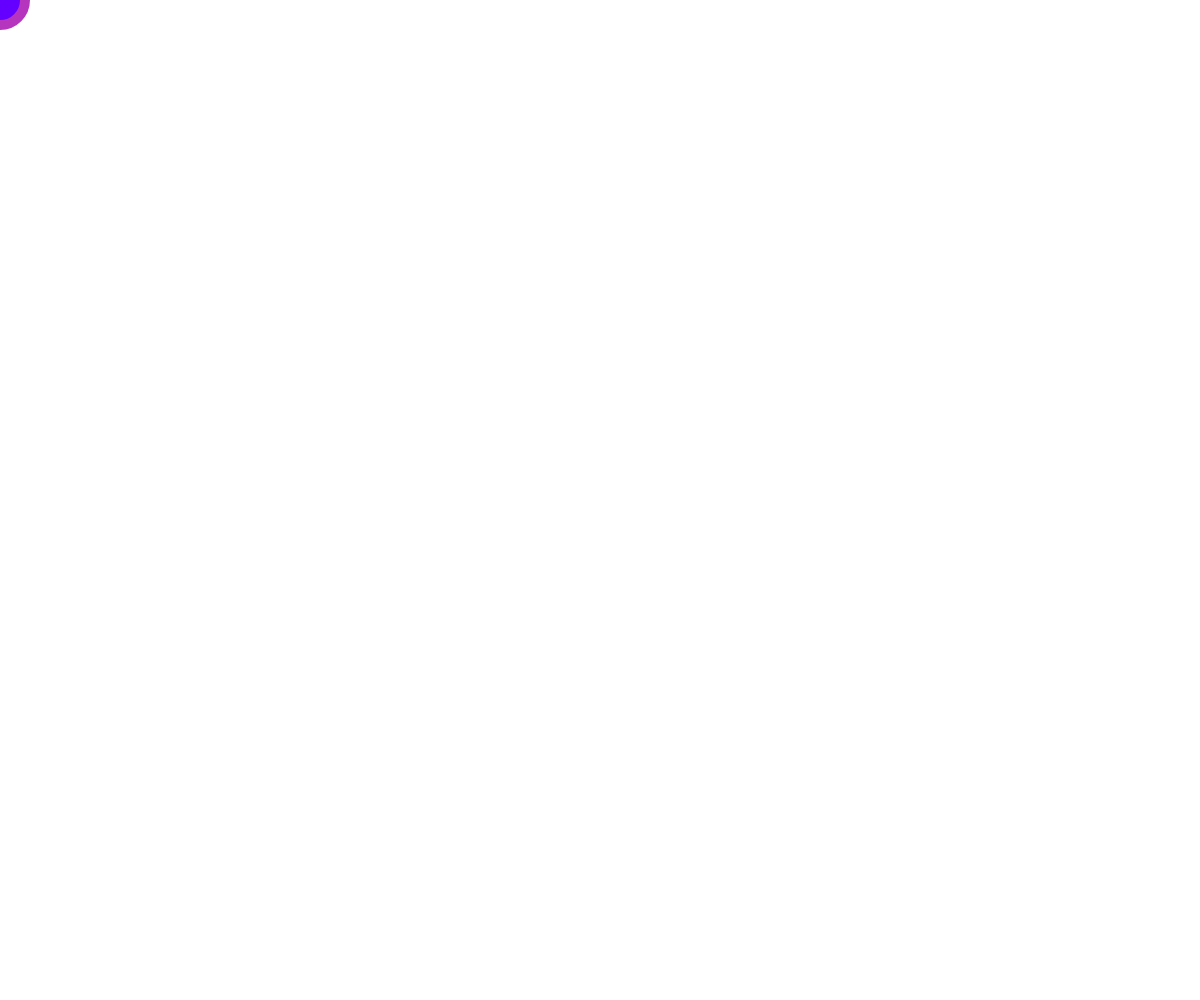
Frame 1 (no input)
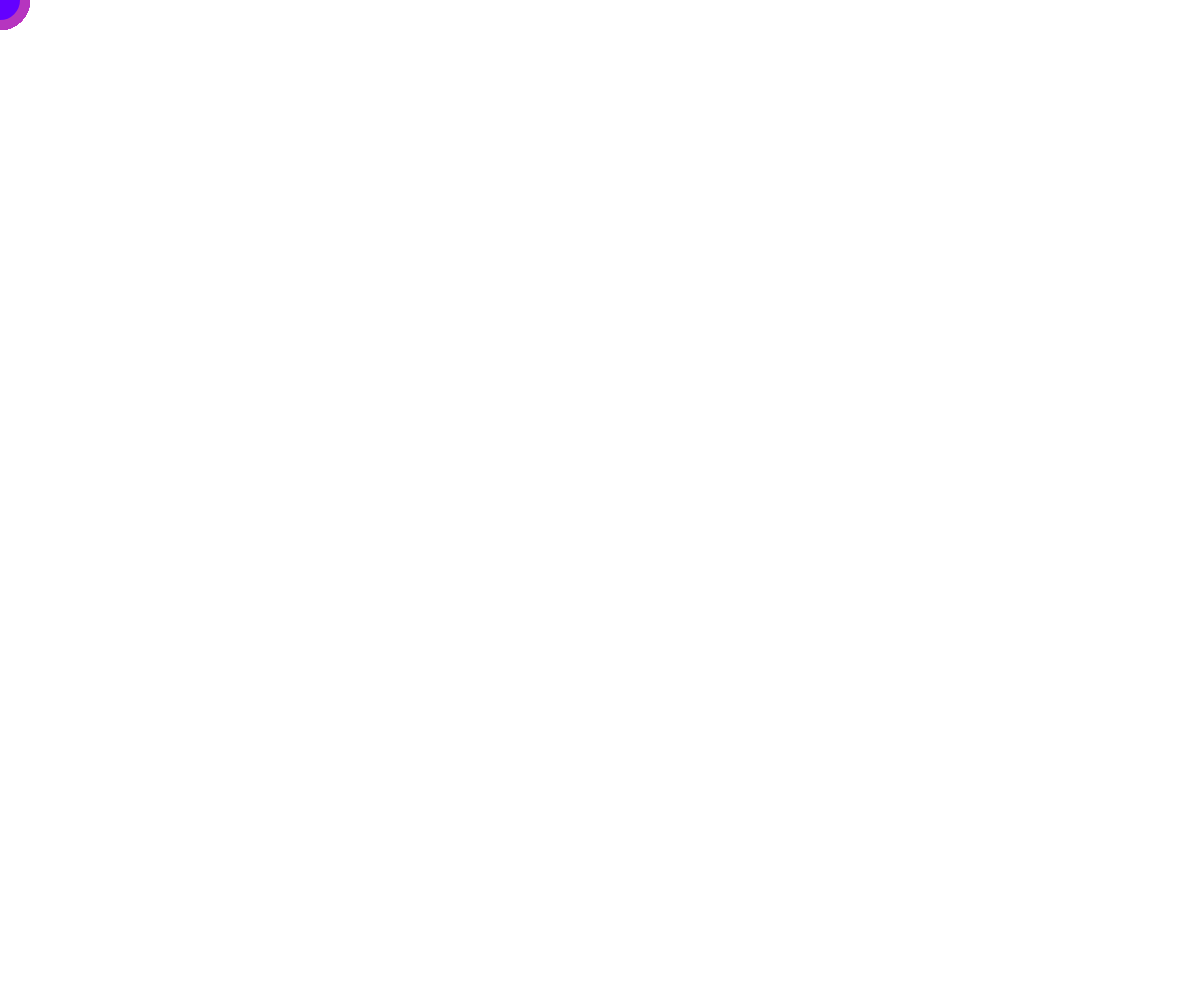
Frame 60 (no input)
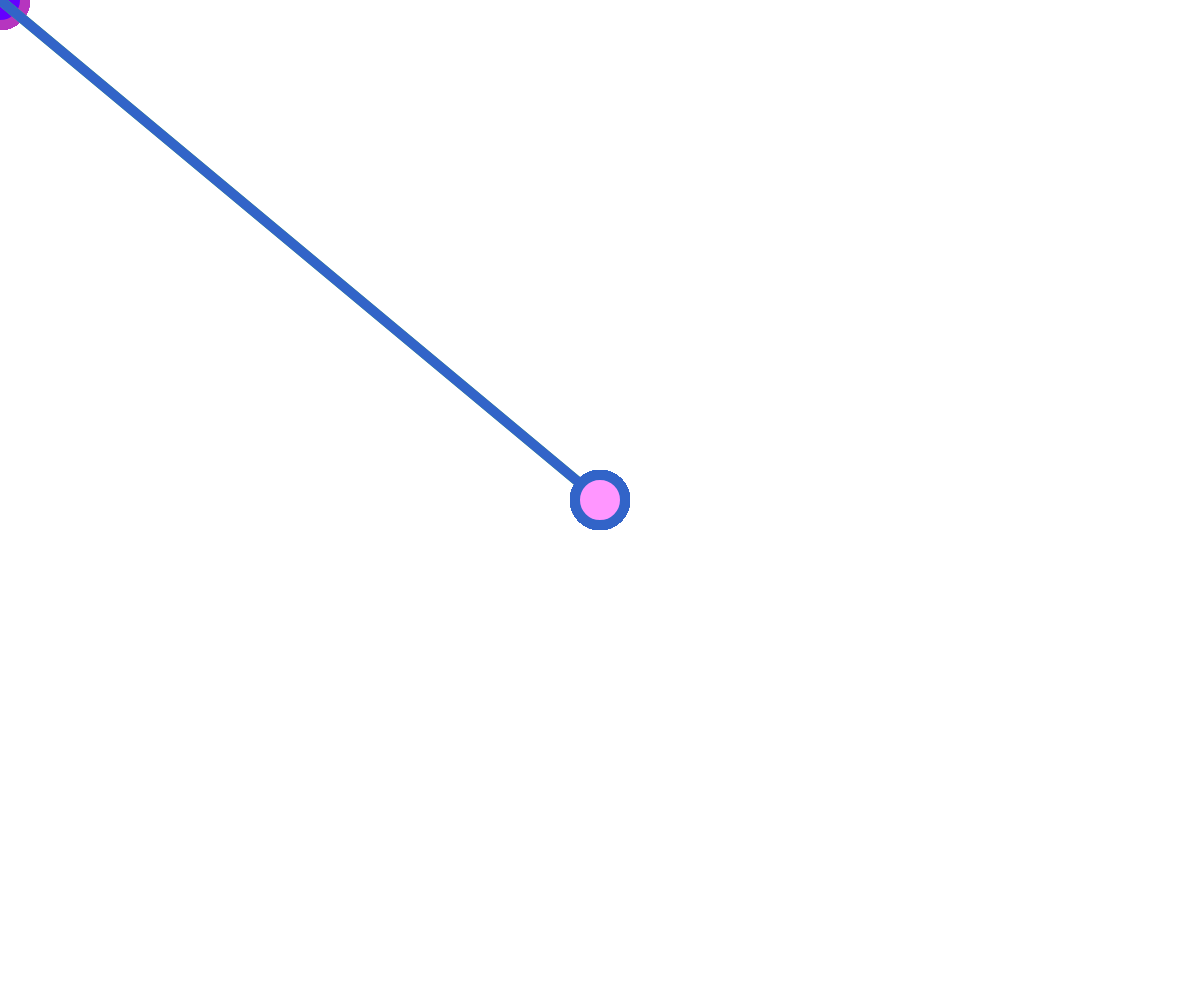
Frame 120 (the mouse pressed at the canvas centre since frame 60)

The p5.js sketch that drew these frames (run headless with seeded random() and noise() and a simulated clock; from frame 60 on, the mouse is pressed at the canvas centre):

// p5.js sketch
// ── sketch.js


//鍵盤e和r 滑鼠左鍵

function setup() {
  createCanvas(windowWidth,windowHeight);
  strokeWeight(10);
  background(255);
  

  
  
}

function draw() {
  
  if(key == 'e' || key == 'E'){background(random(255),random(255),random(255));}
  
  
  
  //circle(width/2,height/2, 100)
  //consnle.log(mouseIsPressed)
 if(mouseIsPressed){
   fill(255,150,255);
 }else{
   fill(100,0,255);
 }
 if(mouseIsPressed){
   stroke(50,100,200);
   strokeWeight(10);
   line(pmouseX,pmouseY,mouseX,mouseY);
 }

  circle(mouseX,mouseY,50);
}
 function mouseClicked(){
  fill(random(255),random(255),random(255))
  
}


function mouseMoved(){
  stroke(random(255),random(255),random(255));

   line(pmouseX,pmouseY,mouseX,mouseY);
}
function mouseDragged(){
  stroke(255,255,255);
   strokeWeight(100);
   line(pmouseX,pmouseY,mouseX,mouseY);
}


function keyPressed(){
  if (key == 'r' || key == 'R') {
 background(255);
  }
  
  
  
  
  
}
